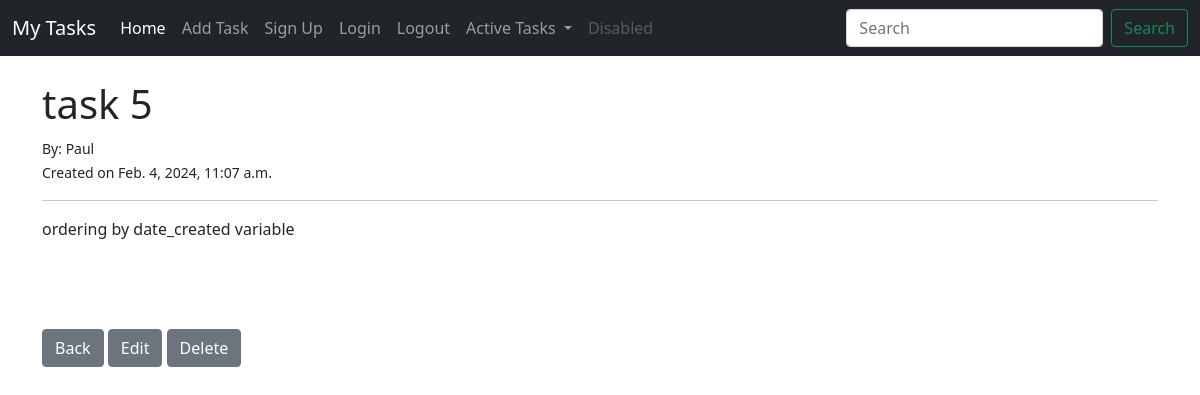
/task/20, run on the app's committed database.
### task/models.py (models this page shows, shortened)
class Task(models.Model):
    title = models.CharField(max_length=200)
    title_tag = models.CharField(max_length=200)
    author = models.ForeignKey(User, on_delete=models.CASCADE)
    short_description = models.TextField()
    date_created = models.DateTimeField(default=timezone.now())
    priority = models.IntegerField(default=0)
    completed = models.BooleanField(default=False)

### task/views.py (the view)
# urls.py: path('task/<int:pk>', TaskDetailView.as_view(), name='task-detail'),
class TaskDetailView(DetailView):
    model = Task
    template_name = 'task/task_detail.html'

### task/templates/task/task_detail.html (shortened to what this page needs)
{% extends 'task/base.html' %}
{% block content %}
<h1>{{ task.title }}</h1>
<small>
    By: {{ task.author.first_name }}
    <br>
    Created on {{ task.date_created }}
</small>
<br>
<hr>
<p>
    {{ task.short_description }}
</p>
<br><br><br>
<a href="{% url 'home' %}" class="btn btn-secondary">Back</a>
<a href="{% url 'edit_task' task.pk %}" class="btn btn-secondary">Edit</a>
<a class="btn btn-secondary" href="{% url 'delete_task' task.pk %}">Delete</a>
{% endblock %}

### data on the page
Task: title "task 5", author.first_name "Paul", date_created "Feb. 4, 2024, 11:07 a.m.", short_description "ordering by date_created variable"
